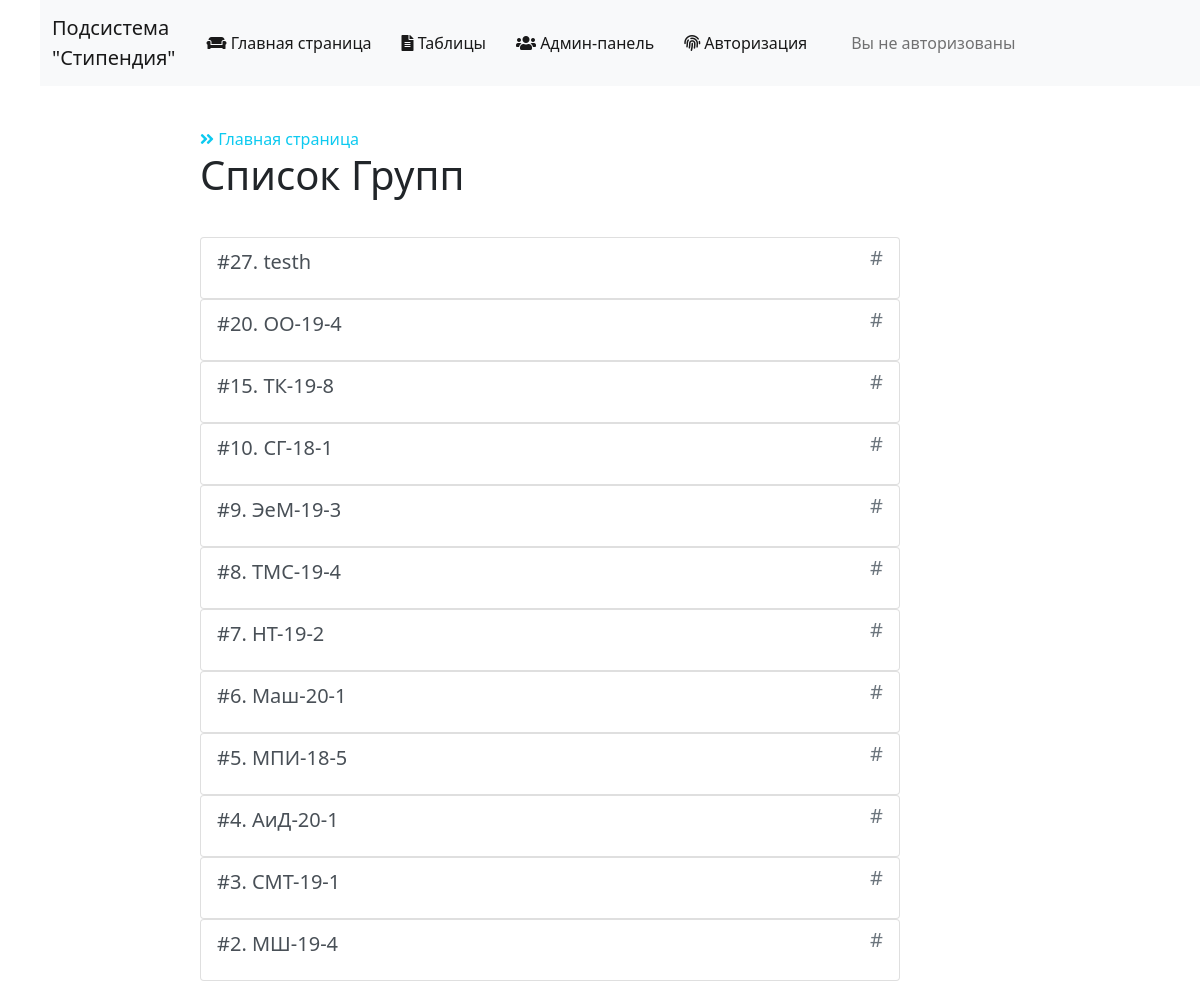
Page /group/ on the committed database.
### main/models.py (models this page shows)
class Group (models.Model):
    group_code = models.AutoField("Код группы", primary_key=True)
    group_name = models.CharField("Наименование группы", max_length=120)
    issuing_department_code = models.ForeignKey(
        Department, verbose_name="Код выпускающей кафедры", on_delete=models.CASCADE)
    сurator_code = models.OneToOneField(Staff, verbose_name="Код куратора группы", null=True,
                                        blank=True, on_delete=models.PROTECT)        # код куратора ОТНОШЕНИЕ 1:1 с Staff
    class Meta:
        verbose_name = 'Группа'
        verbose_name_plural = 'Группы'
    def __str__(self):
        return f'{self.group_name}'

### main/views.py (the view, shortened to what this page needs)
# urls.py: path(r'group/', views.group, name="group"),
def group(request):
    group_model = Group.objects.all()
    if request.method == 'GET':
        form = GroupForm()
    return render(
        request,
        'main/group.html',
        {
            'form': form,
            'group_model': group_model[::-1]
        }
    )

### main/models.py (called while the page is built)
    def __str__(self):
        return f'{self.curator_name}'

    def __str__(self):
        return f'{self.department_name}'

### main/templates/main/group.html (shortened to what this page needs)
{% extends 'layout.html' %}
{% block content %}
    <div class="features">
        <a class="link-info" href="{% url 'home' %}"> <i class="fas fa-angle-double-right"></i> Главная страница</a>
        <h1>Список Групп</h1>
        {% for gr in group_model %}
        <div class="list-group">
          <a href="{% url 'showgroup' id=gr.pk %}" class="list-group-item list-group-item-action">
            <div class="d-flex w-100 justify-content-between">
              <h5 class="mb-3 mt-1">#{{gr.pk}}. {{gr}}</h5>
              <h5 class="text-muted">#</h5>
            </div>
          </a>
        </div>
        {% endfor %}
    </div>
{% endblock %}

### main/static/main/css/main.css (style rules this page uses)
main .list-group { max-width: 700px; }
main h1 { padding-bottom: 30px; }
main a { text-decoration: none; }

### rows in the picture
Group: pk "27", group_name "testh"
Group: pk "20", group_name "ОО-19-4"
Group: pk "15", group_name "ТК-19-8"
Group: pk "10", group_name "СГ-18-1"
Group: pk "9", group_name "ЭеМ-19-3"
Group: pk "8", group_name "ТМС-19-4"
Group: pk "7", group_name "НТ-19-2"
Group: pk "6", group_name "Маш-20-1"
Group: pk "5", group_name "МПИ-18-5"
Group: pk "4", group_name "АиД-20-1"
Group: pk "3", group_name "СМТ-19-1"
Group: pk "2", group_name "МШ-19-4"
